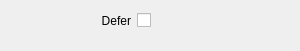
<?xml version="1.0" encoding="UTF-8"?>
<ui version="4.0">
 <class>InspectorKeyerWidget</class>
 <widget class="QWidget" name="InspectorKeyerWidget">
  <property name="geometry">
   <rect>
    <x>0</x>
    <y>0</y>
    <width>300</width>
    <height>51</height>
   </rect>
  </property>
  <property name="sizePolicy">
   <sizepolicy hsizetype="Expanding" vsizetype="Preferred">
    <horstretch>0</horstretch>
    <verstretch>0</verstretch>
   </sizepolicy>
  </property>
  <layout class="QGridLayout" name="gridLayout">
   <property name="bottomMargin">
    <number>20</number>
   </property>
   <item row="0" column="0">
    <widget class="QLabel" name="labelDefer">
     <property name="minimumSize">
      <size>
       <width>120</width>
       <height>0</height>
      </size>
     </property>
     <property name="text">
      <string>Defer</string>
     </property>
     <property name="alignment">
      <set>Qt::AlignRight|Qt::AlignTrailing|Qt::AlignVCenter</set>
     </property>
    </widget>
   </item>
   <item row="0" column="1">
    <layout class="QHBoxLayout" name="horizontalLayoutDefer">
     <item>
      <widget class="QCheckBox" name="checkBoxDefer">
       <property name="layoutDirection">
        <enum>Qt::RightToLeft</enum>
       </property>
       <property name="text">
        <string/>
       </property>
      </widget>
     </item>
     <item>
      <spacer name="horizontalSpacerDefer2">
       <property name="orientation">
        <enum>Qt::Horizontal</enum>
       </property>
       <property name="sizeHint" stdset="0">
        <size>
         <width>40</width>
         <height>20</height>
        </size>
       </property>
      </spacer>
     </item>
    </layout>
   </item>
  </layout>
 </widget>
 <tabstops>
  <tabstop>checkBoxDefer</tabstop>
 </tabstops>
 <resources/>
 <connections>
  <connection>
   <sender>labelDefer</sender>
   <signal>linkActivated(QString)</signal>
   <receiver>InspectorKeyerWidget</receiver>
   <slot>resetDefer(QString)</slot>
   <hints>
    <hint type="sourcelabel">
     <x>71</x>
     <y>29</y>
    </hint>
    <hint type="destinationlabel">
     <x>-2</x>
     <y>106</y>
    </hint>
   </hints>
  </connection>
  <connection>
   <sender>checkBoxDefer</sender>
   <signal>stateChanged(int)</signal>
   <receiver>InspectorKeyerWidget</receiver>
   <slot>deferChanged(int)</slot>
   <hints>
    <hint type="sourcelabel">
     <x>90</x>
     <y>25</y>
    </hint>
    <hint type="destinationlabel">
     <x>214</x>
     <y>128</y>
    </hint>
   </hints>
  </connection>
 </connections>
 <slots>
  <slot>spinBoxVolumeChanged(int)</slot>
  <slot>resetVolume(QString)</slot>
  <slot>resetTween(QString)</slot>
  <slot>resetDuration(QString)</slot>
  <slot>durationChanged(int)</slot>
  <slot>tweenChanged(QString)</slot>
  <slot>sliderVolumeChanged(int)</slot>
  <slot>resetDefer(QString)</slot>
  <slot>deferChanged(int)</slot>
 </slots>
</ui>
